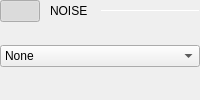
                <widget class="QWidget" name="wNoiseContainer" native="true">
                 <layout class="QVBoxLayout" name="verticalLayout_14">
                  <property name="spacing">
                   <number>10</number>
                  </property>
                  <property name="leftMargin">
                   <number>0</number>
                  </property>
                  <property name="topMargin">
                   <number>0</number>
                  </property>
                  <property name="rightMargin">
                   <number>0</number>
                  </property>
                  <property name="bottomMargin">
                   <number>0</number>
                  </property>
                  <item>
                   <layout class="QHBoxLayout" name="horizontalLayout_8">
                    <property name="topMargin">
                     <number>0</number>
                    </property>
                    <item>
                     <widget class="QPushButton" name="btnNoiseCollapse">
                      <property name="styleSheet">
                       <string notr="true"/>
                      </property>
                      <property name="text">
                       <string/>
                      </property>
                      <property name="checkable">
                       <bool>true</bool>
                      </property>
                      <property name="checked">
                       <bool>true</bool>
                      </property>
                      <property name="subsection_arrow_button" stdset="0">
                       <bool>true</bool>
                      </property>
                     </widget>
                    </item>
                    <item>
                     <widget class="QLabel" name="lblNoise">
                      <property name="sizePolicy">
                       <sizepolicy hsizetype="Preferred" vsizetype="Preferred">
                        <horstretch>0</horstretch>
                        <verstretch>0</verstretch>
                       </sizepolicy>
                      </property>
                      <property name="text">
                       <string>NOISE </string>
                      </property>
                      <property name="subsection_label" stdset="0">
                       <bool>true</bool>
                      </property>
                     </widget>
                    </item>
                    <item>
                     <widget class="Line" name="line">
                      <property name="sizePolicy">
                       <sizepolicy hsizetype="Expanding" vsizetype="Fixed">
                        <horstretch>0</horstretch>
                        <verstretch>0</verstretch>
                       </sizepolicy>
                      </property>
                      <property name="minimumSize">
                       <size>
                        <width>0</width>
                        <height>1</height>
                       </size>
                      </property>
                      <property name="maximumSize">
                       <size>
                        <width>16777215</width>
                        <height>1</height>
                       </size>
                      </property>
                      <property name="orientation">
                       <enum>Qt::Horizontal</enum>
                      </property>
                      <property name="subsection_line" stdset="0">
                       <bool>true</bool>
                      </property>
                     </widget>
                    </item>
                   </layout>
                  </item>
                  <item>
                   <widget class="QWidget" name="wNoise" native="true">
                    <layout class="QVBoxLayout" name="verticalLayout_9">
                     <property name="spacing">
                      <number>6</number>
                     </property>
                     <property name="leftMargin">
                      <number>0</number>
                     </property>
                     <property name="topMargin">
                      <number>0</number>
                     </property>
                     <property name="rightMargin">
                      <number>0</number>
                     </property>
                     <property name="bottomMargin">
                      <number>0</number>
                     </property>
                     <item>
                      <widget class="QComboBox" name="cbNoiseType">
                       <item>
                        <property name="text">
                         <string>None</string>
                        </property>
                       </item>
                       <item>
                        <property name="text">
                         <string>Uniform</string>
                        </property>
                       </item>
                       <item>
                        <property name="text">
                         <string>Gaussian</string>
                        </property>
                       </item>
                       <item>
                        <property name="text">
                         <string>Laplacian</string>
                        </property>
                       </item>
                       <item>
                        <property name="text">
                         <string>Impulse</string>
                        </property>
                       </item>
                      </widget>
                     </item>
                     <item>
                      <layout class="QHBoxLayout" name="horizontalLayout_5">
                       <property name="topMargin">
                        <number>0</number>
                       </property>
                       <item>
                        <spacer name="horizontalSpacer">
                         <property name="orientation">
                          <enum>Qt::Horizontal</enum>
                         </property>
                         <property name="sizeHint" stdset="0">
                          <size>
                           <width>40</width>
                           <height>20</height>
                          </size>
                         </property>
                        </spacer>
                       </item>
                      </layout>
                     </item>
                    </layout>
                   </widget>
                  </item>
                 </layout>
                </widget>
